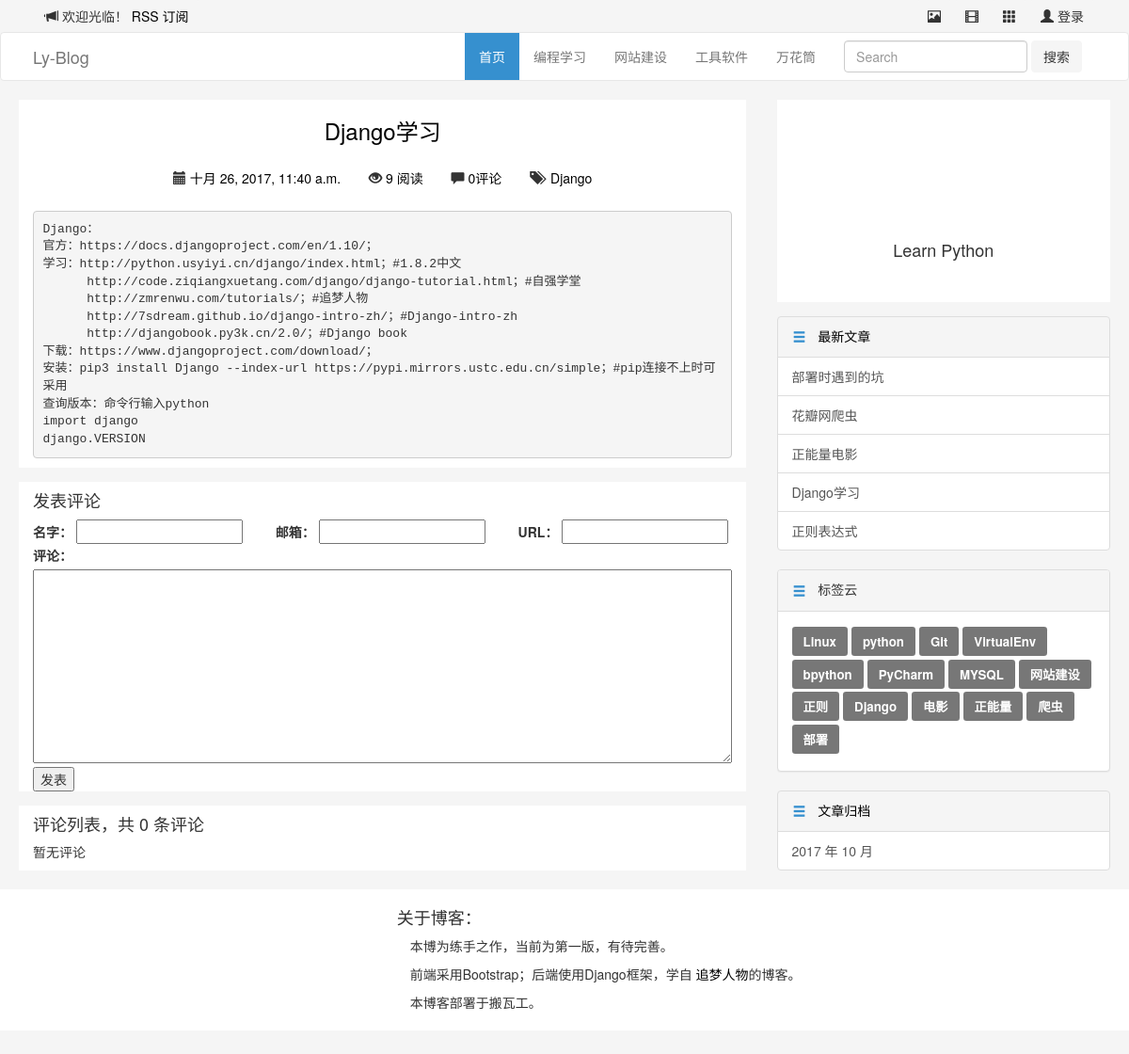
The page /article/23/ on the database its author committed.
### blog/models.py (models this page shows, shortened)
@python_2_unicode_compatible
class Category(models.Model):
    name = models.CharField(max_length=100)

@python_2_unicode_compatible
class Article(models.Model):
    title = models.CharField(max_length=70)
    body = models.TextField()
    created_time = models.DateTimeField()
    modified_time = models.DateTimeField()
    excerpt = models.CharField(max_length=200, blank=True)
    def save(self, *args, **kwargs):
        if not self.excerpt:
            md = markdown.Markdown(extensions=[
                'markdown.extensions.extra',
                'markdown.extensions.codehilite',
            ])
            self.excerpt = strip_tags(md.convert(self.body))[:54]
        super(Article, self).save(*args, **kwargs)
    category = models.ForeignKey(Category)
    tags = models.ManyToManyField(Tag, blank=True)
    author = models.ForeignKey(User)
    views = models.PositiveIntegerField(default=0)
    def increase_views(self):
        self.views += 1
        self.save(update_fields=['views'])
    def get_absolute_url(self):
        return reverse('blog:detail', kwargs={'pk': self.pk})
    class Meta:
        ordering = ['-created_time']

@python_2_unicode_compatible
class Tag(models.Model):
    name = models.CharField(max_length=100)

### blog/views.py (the view)
# urls.py: url(r'^article/(?P<pk>[0-9]+)/$', views.ArticleDetailView.as_view(), name='detail'),
class ArticleDetailView(DetailView):
    model = Article
    template_name = 'blog/detail.html'
    context_object_name = 'article'
    def get(self, request, *args, **kwargs):
        response = super(ArticleDetailView, self).get(request, *args, **kwargs)
        self.object.increase_views()
        return response
    def get_object(self, queryset=None):
        article = super(ArticleDetailView, self).get_object(queryset=None)
        article.body = markdown.markdown(article.body,
                                      extensions=[
                                          'markdown.extensions.extra',
                                          'markdown.extensions.codehilite',
                                          'markdown.extensions.toc',
                                      ])
        return article
    def get_context_data(self, **kwargs):
        context = super(ArticleDetailView, self).get_context_data(**kwargs)
        form = CommentForm()
        comment_list = self.object.comment_set.all()
        context.update({
            'form': form,
            'comment_list': comment_list
        })
        return context

### comments/forms.py
class CommentForm(forms.ModelForm):
    class Meta:
        model = Comment
        fields = ['name', 'email', 'url', 'text']

### blog/templatetags/blog_tags.py (called while the page is built)
@register.simple_tag
def get_recent_articles(num=5):
    return Article.objects.all().order_by('-created_time')[:num]

@register.simple_tag
def archives():
    return Article.objects.dates('created_time', 'month', order='DESC')

@register.simple_tag
def get_categories():
    return Category.objects.annotate(num_articles=Count('article')).filter(num_articles__gt=0)

@register.simple_tag
def get_tags():
    return Tag.objects.annotate(num_articles=Count('article')).filter(num_articles__gt=0)

### templates/blog/detail.html (shortened to what this page needs)
{% extends 'base.html' %}
{% block main %}
  <div class="row">
    <div class="col-xs-12 blog-default blog-height-3">
      <div class="row">
        <div class="col-sm-12">
          <h3 class="blog-center"><a href="">{{ article.title }}</a></h3>
        </div>
        <div class="col-sm-12 blog-btn-1 blog-center">
          <button type="button" class="btn btn-default blog-btn-2">
            <span class="glyphicon glyphicon-calendar" aria-hidden="true"></span>
            <a href="{% url 'blog:archives' article.created_time.year article.created_time.month %}">{{ article.created_time }}</a>
          </button>
          <button type="button" class="btn btn-default blog-btn-2">
            <span class="glyphicon glyphicon-eye-open" aria-hidden="true"></span>
            <a href="#">{{ article.views }} 阅读</a>
          </button>
          <button type="button" class="btn btn-default blog-btn-2">
            <span class="glyphicon glyphicon-comment" aria-hidden="true"></span>
            <a href="{{ article.get_absolute_url }}">{{ article.comment_set.count }}评论</a>
          </button>
          <button type="button" class="btn btn-default blog-btn-2">
            <span class="glyphicon glyphicon-tags" aria-hidden="true"></span>
            {% for tag in article.tags.all %}
              <a href="{% url 'blog:tag' tag.pk %}">&nbsp{{ tag.name }}</a>
            {% endfor %}
          </button>
        </div>
        <div class="col-sm-12">
          <p>{{ article.body|safe }}</p>
        </div>
      </div>
    </div>
    <div class="col-xs-12 blog-default blog-height-3">
      <div class="row">
        <div class="col-sm-12">
          <h4>发表评论</h4>
          <form action="{% url 'comments:article_comment' article.pk %}" method="post" class="comment-form">
            <div class="row">
              <div class="col-md-4">
                <label for="{{ form.name.id_for_label }}">名字：</label>
                {{ form.name }}
              </div>
              <div class="col-md-4">
                <label for="{{ form.email.id_for_label }}">邮箱：</label>
                {{ form.email }}
              </div>
              <div class="col-md-4">
                <label for="{{ form.url.id_for_label }}">URL：</label>
                {{ form.url }}
              </div>
              <div class="col-md-12">
                <label for="{{ form.text.id_for_label }}">评论：</label>
                <br>
                {{ form.text }}
                <br>
                <button type="submit" class="comment-btn">发表</button>
              </div>
            </div>
          </form>
        </div>
      </div>
    </div>
    <div class="col-xs-12 blog-default blog-height-3">
      <div class="row">
        <div class="col-sm-12">
          <h4>评论列表，共 <span>{{ article.comment_set.count }}</span> 条评论</h4>
          <ul class="comment-list list-unstyled">
            {% for comment in comment_list %}
            <li class="comment-item">
              <span class="nickname">{{ comment.name }}</span>
              <time class="submit-date">{{ comment.created_time }}</time>
              <div class="text">
                {{ comment.text }}
              </div>
            </li>
            {% empty %}
            暂无评论
            {% endfor %}
          </ul>
        </div>
      </div>
    </div>
  </div>
{% endblock main %}

### templates/base.html (shortened to what this page needs)
{% load staticfiles %}
{% load blog_tags %}
<!DOCTYPE html>
<html lang="zh-CN">
  <head>
    <link href="https://cdn.bootcss.com/bootstrap/3.3.7/css/bootstrap.min.css" rel="stylesheet">
    <link rel="stylesheet" href="{% static 'blog/css/blog_base.css' %}">
    <link rel="stylesheet" href="{% static 'blog/css/highlights/vs.css' %}">
  </head>
  <body>
    <div class="container">
      <button type="button" class="btn btn-default pull-left">
        <span class="glyphicon glyphicon-bullhorn" aria-hidden="true"></span> 欢迎光临！
        <a href="{% url 'rss' %}">RSS 订阅</a>
      </button>
      <a href="#">
        <button type="button" class="btn btn-default pull-right">
          <span class="glyphicon glyphicon-user" aria-hidden="true"></span> 登录
        </button>
      </a>
      <a href="#">
        <button type="button" class="btn btn-default pull-right">
          <span class="glyphicon glyphicon-th" aria-hidden="true"></span>
        </button>
      </a>
      <a href="#">
        <button type="button" class="btn btn-default pull-right">
          <span class="glyphicon glyphicon-film" aria-hidden="true"></span>
        </button>
      </a>
      <a href="#">
        <button type="button" class="btn btn-default pull-right">
          <span class="glyphicon glyphicon-picture" aria-hidden="true"></span>
        </button>
      </a>
    </div>
    <nav class="navbar navbar-default">
      <div class="container">
        <div class="navbar-header">
          <a class="navbar-brand" href="{% url 'blog:index' %}">Ly-Blog</a>
        </div>
        <div class="collapse navbar-collapse" id="bs-example-navbar-collapse-1">
          <form class="navbar-form navbar-right" method="get" id="searchform" action="{% url 'haystack_search' %}">
            <div class="form-group">
              <input type="text" class="form-control" name="q" placeholder="Search">
            </div>
            <button type="submit" class="btn btn-default">搜索</button>
          </form>
          <ul class="nav navbar-nav navbar-right">
            <li class="active"><a href="{% url 'blog:index' %}">首页<span class="sr-only">(current)</span></a></li>
            {% get_categories as category_list %}
            {% for category in category_list %}
              <li>
                <a href="{% url 'blog:category' category.pk %}">
                  {{ category.name }}
                </a>
              </li>
            {% empty %}
              <li><a href="#">暂无分类</a></li>
            {% endfor %}
          </ul>
        </div>
      </div>
    </nav>
<div class="container">
  <div class="row">
    <div class="col-xs-12 col-sm-8">
      {% block main %}
      {% endblock main %}
    </div>
    <div class="col-xs-12 col-sm-4">
      <div class="row">
        <div class="col-sm-11 col-sm-offset-1 blog-height-2 blog-default">
          <div class="row">
            <div class="col-sm-12 blog-height-6" style="background:url(http://owgisv3lp.bkt.clouddn.com/blog/blog_00001.jpg) no-repeat center center;">
            </div>
            <div class="col-sm-12">
              <div class="row">
                <div class="text-center">
                </div>
              </div>
            </div>
            <div class="col-sm-12">
              <div class="row">
                <h4 class="text-center">Learn Python</h4>
              </div>
            </div>
          </div>
        </div>
        <div class="col-sm-11 col-sm-offset-1 blog-height-3">
          <div class="row">
            <div class="list-group">
              <a href="#" class="list-group-item active">
                <button type="button" class="btn btn-default">
                  <span class="glyphicon glyphicon-menu-hamburger" aria-hidden="true"></span>
                </button>
                &nbsp&nbsp最新文章
              </a>
              {% get_recent_articles as recent_article_list %}
              {% for article in recent_article_list %}
                <a href="{{ article.get_absolute_url }}" class="list-group-item">{{ article.title }}</a>
              {% empty %}
                暂无文章！
              {% endfor %}
            </div>
          </div>
        </div>
        <div class="col-sm-11 col-sm-offset-1 blog-height-3">
          <div class="row">
            <div class="panel panel-default">
              <div class="panel-heading">
                <button type="button" class="btn btn-default">
                  <span class="glyphicon glyphicon-menu-hamburger" aria-hidden="true"></span>
                </button>
                &nbsp&nbsp标签云
              </div>
              <div class="panel-body">
                {% get_tags as tag_list %}
                {% for tag in tag_list %}
                  <a href="{% url 'blog:tag' tag.pk %}"><span class="label label-default">{{ tag.name }}</span></a>
                {% empty %}
                暂无标签！
                {% endfor %}
              </div>
            </div>
          </div>
        </div>
        <div class="col-sm-11 col-sm-offset-1 blog-height-3">
          <div class="row">
            <div class="list-group">
              <a href="#" class="list-group-item active">
                <button type="button" class="btn btn-default">
                  <span class="glyphicon glyphicon-menu-hamburger" aria-hidden="true"></span>
                </button>
                &nbsp&nbsp文章归档
              </a>
              {% archives as date_list %}
              {% for date in date_list %}
                <a href="{% url 'blog:archives' date.year date.month %}" class="list-group-item">{{ date.year }} 年 {{ date.month }} 月</a>
              {% empty %}
              暂无归档！
              {% endfor %}
            </div>
          </div>
        </div>
      </div>
    </div>
  </div>
</div>
<div class="container-fluid">
  <div class="row">
    <div class="col-xs-12 blog-height-4 blog-default-2">
      <div class="container blog-padding-2">
        <div class="row">
          <div class="col-xs-12 col-sm-4"></div>
          <div class="col-xs-12 col-sm-8 ">
            <h4>关于博客：</h4>
            <p class="blog-p">本博为练手之作，当前为第一版，有待完善。</p>
            <p class="blog-p">前端采用Bootstrap；后端使用Django框架，学自
              <a href="http://zmrenwu.com/post/2/">追梦人物</a>的博客。
            </p>
            <p class="blog-p">本博客部署于搬瓦工。</p>
          </div>
        </div>
      </div>
    </div>
  </div>
</div>
  </body>
</html>

### blog/static/blog/css/blog_base.css (style rules this page uses)
body { background: #f5f5f5;  }
a { color: black; }
.navbar-default { background-color: white; }
.navbar-default .navbar-nav>.active>a { color: white; background-color: #3690cf; }
.list-group-item > .btn { padding: 0px 0px; color: #3690cf; background-color: transparent; border-color: transparent; margin-top: -2px; }
.list-group-item.active, .list-group-item.active:hover { background-color: #f5f5f5; border-color: #ddd; color: black; }
.panel-heading > .btn { padding: 0px 0px; color: #3690cf; background-color: transparent; border-color: transparent; margin-top: -2px; }
.blog-default { background: #fff; margin-bottom: 15px; }
.blog-default-2 { background: #fff; margin-bottom: 25px; }
.blog-height-2 { height: 215px; }
.blog-height-3 { height: auto; }
.blog-height-4 { height: 150px; }
.blog-height-6 { height: 120px; }
.blog-p { text-indent:1em; }
.blog-padding-2 { padding-top: 10px; }
.blog-center { text-align: center; }
.blog-btn-1 { margin-top: 10px; padding-bottom: 8px;  }
.blog-btn-1 > .blog-btn-2 { background-color: transparent; border-color: transparent; }
.btn-default { background-color: #f5f5f5; border-color: #f5f5f5; }
.container { padding-right: 20px; padding-left: 20px; }
.label { line-height: 262%; padding: 6px 12px; font-size: 95%; }

### rows shown on the page
Category: name "编程学习"
Category: name "网站建设"
Category: name "工具软件"
Category: name "万花筒"
Article: title "Django学习", created_time "十月 26, 2017, 11:40 a.m.", views "9", comment_set.count "0", body "Django： 官方：https://docs.djangoproject.com/en/1.10/； 学习：http://python.usyiyi.cn/django/index.html；#1.8.2中文 http://code.ziqiangxuetang.com/django/django-tutorial.html；#自强学堂 http://zmrenwu.com/tutorials/；#追梦人物 http://7sdream.github.io/django-intro-zh/；#Django-intro-zh http://djangobook.py3k.cn/2.0/；#Django book 下载：https://www.djangoproject.com/download/； 安装：pip3 install Django --index-url https://pypi.mirrors.ustc.edu.cn/simple；#pip连接不上时可采用 查询版本：命令行输入python import django django.VERSION"
Tag: name "Django"
Article: title "部署时遇到的坑"
Article: title "花瓣网爬虫"
Article: title "正能量电影"
Article: title "正则表达式"
Tag: name "Linux"
Tag: name "python"
Tag: name "Git"
Tag: name "VirtualEnv"
Tag: name "bpython"
Tag: name "PyCharm"
Tag: name "MYSQL"
Tag: name "网站建设"
Tag: name "正则"
Tag: name "电影"
Tag: name "正能量"
Tag: name "爬虫"
Tag: name "部署"

### other values the page prints
{{ date.year }} "2017"
{{ date.month }} "10"
